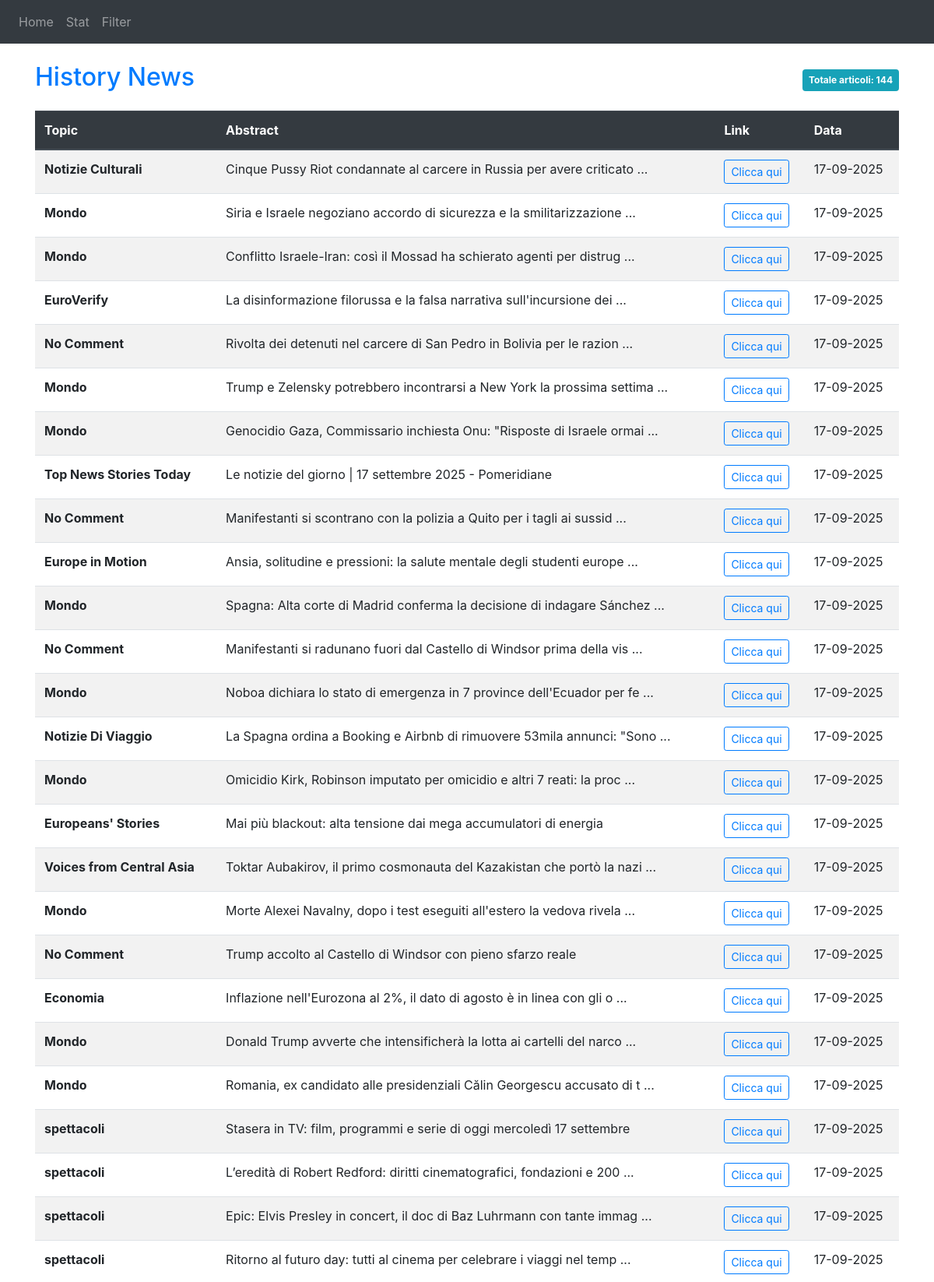
The page / (upper part) on the database its author committed.
### app/models.py (models this page shows, shortened)
class Articles(db.Model):
    id = db.Column(db.Integer, primary_key = True)
    article_id = db.Column(db.String(20), unique = True, nullable = False)
    topic = db.Column(db.String(20), unique = False, nullable = True)
    abstract = db.Column(db.String(500), unique = False, nullable = True)
    link = db.Column(db.String(200), unique = False, nullable = True)
    date = db.Column(db.DateTime)

### app/blueprint/home.py (the view)
@main.route('/')
def home():
    all_articles = Articles.query.order_by(Articles.date.desc()).limit(50).all()
    total_articles = Articles.query.count()
    return render_template('home.html', history = all_articles, total = total_articles)

### app/templates/home.html (shortened to what this page needs)
{% extends 'base.html' %}
{% block body %}
<div class="container mt-4">
  <div class="d-flex justify-content-between align-items-center mb-3">
    <h2 class="text-primary">History News</h2>
    <span class="badge badge-info p-2">
      Totale articoli: {{ total }}
    </span>
  </div>
  {% if history %}
  <div class="table-responsive">
    <table class="table table-striped table-hover shadow-sm rounded">
      <thead class="thead-dark">
        <tr>
          <th scope="col">Topic</th>
          <th scope="col">Abstract</th>
          <th scope="col">Link</th>
          <th scope="col">Data</th>
        </tr>
      </thead>
      <tbody>
        {% for article in history %}
        <tr>
          <td> <strong> {{ article.topic }} </strong> </td>
          {% if article.abstract|length <= 70 %}
            <td>{{ article.abstract }}</td>
          {% else %}
            <td>{{ article.abstract[:70] ~ ' ...'}}</td>
          {% endif %}
          <td>
            {% if article.link %}
              <a href="{{ article.link }}" target="_blank" class="btn btn-sm btn-outline-primary">
                Clicca qui
              </a>
            {% else %}
              <span class="text-muted">N/D</span>
            {% endif %}
          </td>
          <td>{{ article.date.strftime('%d-%m-%Y') if article.date else 'N/D' }}</td>
        </tr>
        {% endfor %}
      </tbody>
    </table>
  </div>
{% else %}
    <div class="alert alert-warning text-center shadow-sm" role="alert">
      Nessun articolo presente nello storico. Fai web-scraping per aggiungerne!
    </div>
{% endif %}
</div>
{% endblock %}

### app/templates/base.html (shortened to what this page needs)
<!DOCTYPE html>
<html>
  <head>
    <link
      rel="stylesheet"
      href="https://stackpath.bootstrapcdn.com/bootstrap/4.4.1/css/bootstrap.min.css"
    />
    <link
      rel="stylesheet"
      href="https://stackpath.bootstrapcdn.com/font-awesome/4.7.0/css/font-awesome.min.css"
    />
  </head>
  <body>
    <nav class="navbar navbar-expand-lg navbar-dark bg-dark">
      <div class="collapse navbar-collapse" id="navbar">
        <div class="navbar-nav">
            <a class="nav-item nav-link" id="home" href="/">Home</a>
            <a class="nav-item nav-link" id="stat" href="/stat">Stat</a>
            <a class="nav-item nav-link" id="filter" href="/filter">Filter</a>
        </div>
      </div>
    </nav>
    {% block body %} {% endblock %}
  </body>
</html>

### rows shown on the page
Articles: topic "Notizie Culturali", abstract "Cinque Pussy Riot condannate al carcere in Russia per avere criticato ...", date "17-09-2025"
Articles: topic "Mondo", abstract "Siria e Israele negoziano accordo di sicurezza e la smilitarizzazione ...", date "17-09-2025"
Articles: topic "Mondo", abstract "Conflitto Israele-Iran: così il Mossad ha schierato agenti per distrug ...", date "17-09-2025"
Articles: topic "EuroVerify", abstract "La disinformazione filorussa e la falsa narrativa sull'incursione dei ...", date "17-09-2025"
Articles: topic "No Comment", abstract "Rivolta dei detenuti nel carcere di San Pedro in Bolivia per le razion ...", date "17-09-2025"
Articles: topic "Mondo", abstract "Trump e Zelensky potrebbero incontrarsi a New York la prossima settima ...", date "17-09-2025"
Articles: topic "Mondo", abstract "Genocidio Gaza, Commissario inchiesta Onu: \"Risposte di Israele ormai ...", date "17-09-2025"
Articles: topic "Top News Stories Today", abstract "Le notizie del giorno | 17 settembre 2025 - Pomeridiane", date "17-09-2025"
Articles: topic "No Comment", abstract "Manifestanti si scontrano con la polizia a Quito per i tagli ai sussid ...", date "17-09-2025"
Articles: topic "Europe in Motion", abstract "Ansia, solitudine e pressioni: la salute mentale degli studenti europe ...", date "17-09-2025"
Articles: topic "Mondo", abstract "Spagna: Alta corte di Madrid conferma la decisione di indagare Sánchez ...", date "17-09-2025"
Articles: topic "No Comment", abstract "Manifestanti si radunano fuori dal Castello di Windsor prima della vis ...", date "17-09-2025"
Articles: topic "Mondo", abstract "Noboa dichiara lo stato di emergenza in 7 province dell'Ecuador per fe ...", date "17-09-2025"
Articles: topic "Notizie Di Viaggio", abstract "La Spagna ordina a Booking e Airbnb di rimuovere 53mila annunci: \"Sono ...", date "17-09-2025"
Articles: topic "Mondo", abstract "Omicidio Kirk, Robinson imputato per omicidio e altri 7 reati: la proc ...", date "17-09-2025"
Articles: topic "Europeans' Stories", abstract "Mai più blackout: alta tensione dai mega accumulatori di energia", date "17-09-2025"
Articles: topic "Voices from Central Asia", abstract "Toktar Aubakirov, il primo cosmonauta del Kazakistan che portò la nazi ...", date "17-09-2025"
Articles: topic "Mondo", abstract "Morte Alexei Navalny, dopo i test eseguiti all'estero la vedova rivela ...", date "17-09-2025"
Articles: topic "No Comment", abstract "Trump accolto al Castello di Windsor con pieno sfarzo reale", date "17-09-2025"
Articles: topic "Economia", abstract "Inflazione nell'Eurozona al 2%, il dato di agosto è in linea con gli o ...", date "17-09-2025"
Articles: topic "Mondo", abstract "Donald Trump avverte che intensificherà la lotta ai cartelli del narco ...", date "17-09-2025"
Articles: topic "Mondo", abstract "Romania, ex candidato alle presidenziali Călin Georgescu accusato di t ...", date "17-09-2025"
Articles: topic "spettacoli", abstract "Stasera in TV: film, programmi e serie di oggi mercoledì 17 settembre", date "17-09-2025"
Articles: topic "spettacoli", abstract "L’eredità di Robert Redford: diritti cinematografici, fondazioni e 200 ...", date "17-09-2025"
Articles: topic "spettacoli", abstract "Epic: Elvis Presley in concert, il doc di Baz Luhrmann con tante immag ...", date "17-09-2025"
Articles: topic "spettacoli", abstract "Ritorno al futuro day: tutti al cinema per celebrare i viaggi nel temp ...", date "17-09-2025"

### other values the page prints
{{ total }} "144"
